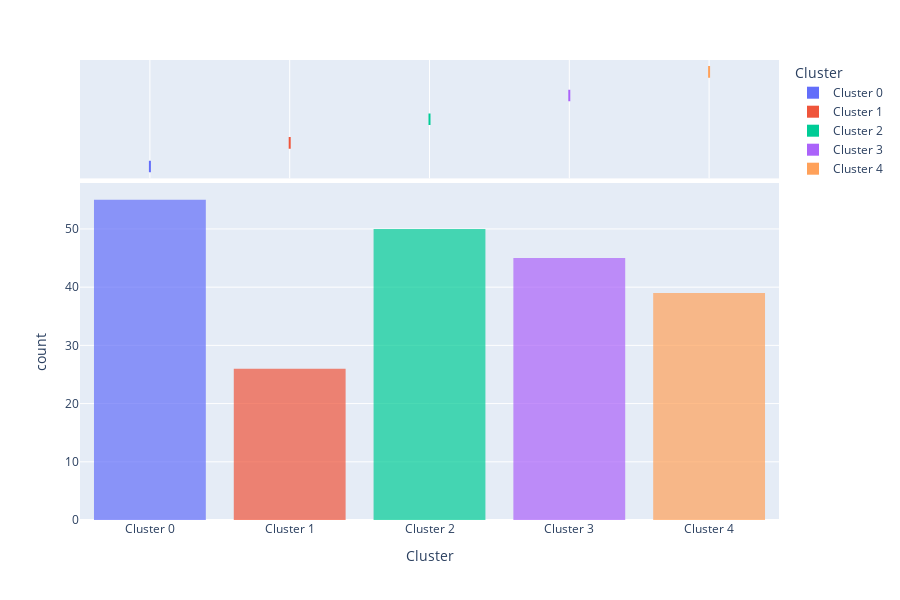

Notebook cell for this chart:
### Code cell
plot_model(model_kmeans, plot = 'distribution')

### Figure 1 — Plotly figure (JSON) as saved in the notebook; plotly's stock layout.template omitted (floating-point values rounded to 4 significant figures; data arrays with more than 128 entries replaced by an {"elided": "..."} marker saying what was removed)
{"data": [{"alignmentgroup": "True", "bingroup": "x", "hovertemplate": "Cluster=%{x}<br>count=%{y}<extra></extra>", "legendgroup": "Cluster 0", "marker": {"color": "#636efa", "opacity": 0.7, "pattern": {"shape": ""}}, "name": "Cluster 0", "offsetgroup": "Cluster 0", "orientation": "v", "showlegend": true, "type": "histogram", "x": ["Cluster 0", "Cluster 0", "Cluster 0", "Cluster 0", "Cluster 0", "Cluster 0", "Cluster 0", "Cluster 0", "Cluster 0", "Cluster 0", "Cluster 0", "Cluster 0", "Cluster 0", "Cluster 0", "Cluster 0", "Cluster 0", "Cluster 0", "Cluster 0", "Cluster 0", "Cluster 0", "Cluster 0", "Cluster 0", "Cluster 0", "Cluster 0", "Cluster 0", "Cluster 0", "Cluster 0", "Cluster 0", "Cluster 0", "Cluster 0", "Cluster 0", "Cluster 0", "Cluster 0", "Cluster 0", "Cluster 0", "Cluster 0", "Cluster 0", "Cluster 0", "Cluster 0", "Cluster 0", "Cluster 0", "Cluster 0", "Cluster 0", "Cluster 0", "Cluster 0", "Cluster 0", "Cluster 0", "Cluster 0", "Cluster 0", "Cluster 0", "Cluster 0", "Cluster 0", "Cluster 0", "Cluster 0", "Cluster 0"], "xaxis": "x", "yaxis": "y"}, {"alignmentgroup": "True", "customdata": {"elided": "55x3 int values"}, "hovertemplate": "Cluster=%{x}<br>Escala R=%{customdata[0]}<br>Escala F=%{customdata[1]}<br>Escala M=%{customdata[2]}<extra></extra>", "legendgroup": "Cluster 0", "marker": {"color": "#636efa"}, "name": "Cluster 0", "notched": true, "offsetgroup": "Cluster 0", "showlegend": false, "type": "box", "x": ["Cluster 0", "Cluster 0", "Cluster 0", "Cluster 0", "Cluster 0", "Cluster 0", "Cluster 0", "Cluster 0", "Cluster 0", "Cluster 0", "Cluster 0", "Cluster 0", "Cluster 0", "Cluster 0", "Cluster 0", "Cluster 0", "Cluster 0", "Cluster 0", "Cluster 0", "Cluster 0", "Cluster 0", "Cluster 0", "Cluster 0", "Cluster 0", "Cluster 0", "Cluster 0", "Cluster 0", "Cluster 0", "Cluster 0", "Cluster 0", "Cluster 0", "Cluster 0", "Cluster 0", "Cluster 0", "Cluster 0", "Cluster 0", "Cluster 0", "Cluster 0", "Cluster 0", "Cluster 0", "Cluster 0", "Cluster 0", "Cluster 0", "Cluster 0", "Cluster 0", "Cluster 0", "Cluster 0", "Cluster 0", "Cluster 0", "Cluster 0", "Cluster 0", "Cluster 0", "Cluster 0", "Cluster 0", "Cluster 0"], "xaxis": "x2", "yaxis": "y2"}, {"alignmentgroup": "True", "bingroup": "x", "hovertemplate": "Cluster=%{x}<br>count=%{y}<extra></extra>", "legendgroup": "Cluster 1", "marker": {"color": "#EF553B", "opacity": 0.7, "pattern": {"shape": ""}}, "name": "Cluster 1", "offsetgroup": "Cluster 1", "orientation": "v", "showlegend": true, "type": "histogram", "x": ["Cluster 1", "Cluster 1", "Cluster 1", "Cluster 1", "Cluster 1", "Cluster 1", "Cluster 1", "Cluster 1", "Cluster 1", "Cluster 1", "Cluster 1", "Cluster 1", "Cluster 1", "Cluster 1", "Cluster 1", "Cluster 1", "Cluster 1", "Cluster 1", "Cluster 1", "Cluster 1", "Cluster 1", "Cluster 1", "Cluster 1", "Cluster 1", "Cluster 1", "Cluster 1"], "xaxis": "x", "yaxis": "y"}, {"alignmentgroup": "True", "customdata": [[5, 1, 3], [5, 1, 3], [4, 1, 2], [5, 1, 3], [3, 1, 2], [5, 2, 2], [4, 1, 2], [5, 1, 3], [5, 1, 3], [4, 4, 1], [5, 3, 2], [3, 1, 1], [5, 1, 2], [4, 1, 3], [5, 1, 1], [5, 1, 3], [5, 1, 3], [5, 2, 3], [3, 1, 2], [3, 1, 2], [5, 1, 3], [5, 1, 3], [3, 1, 1], [2, 1, 1], [5, 1, 3], [5, 1, 2]], "hovertemplate": "Cluster=%{x}<br>Escala R=%{customdata[0]}<br>Escala F=%{customdata[1]}<br>Escala M=%{customdata[2]}<extra></extra>", "legendgroup": "Cluster 1", "marker": {"color": "#EF553B"}, "name": "Cluster 1", "notched": true, "offsetgroup": "Cluster 1", "showlegend": false, "type": "box", "x": ["Cluster 1", "Cluster 1", "Cluster 1", "Cluster 1", "Cluster 1", "Cluster 1", "Cluster 1", "Cluster 1", "Cluster 1", "Cluster 1", "Cluster 1", "Cluster 1", "Cluster 1", "Cluster 1", "Cluster 1", "Cluster 1", "Cluster 1", "Cluster 1", "Cluster 1", "Cluster 1", "Cluster 1", "Cluster 1", "Cluster 1", "Cluster 1", "Cluster 1", "Cluster 1"], "xaxis": "x2", "yaxis": "y2"}, {"alignmentgroup": "True", "bingroup": "x", "hovertemplate": "Cluster=%{x}<br>count=%{y}<extra></extra>", "legendgroup": "Cluster 2", "marker": {"color": "#00cc96", "opacity": 0.7, "pattern": {"shape": ""}}, "name": "Cluster 2", "offsetgroup": "Cluster 2", "orientation": "v", "showlegend": true, "type": "histogram", "x": ["Cluster 2", "Cluster 2", "Cluster 2", "Cluster 2", "Cluster 2", "Cluster 2", "Cluster 2", "Cluster 2", "Cluster 2", "Cluster 2", "Cluster 2", "Cluster 2", "Cluster 2", "Cluster 2", "Cluster 2", "Cluster 2", "Cluster 2", "Cluster 2", "Cluster 2", "Cluster 2", "Cluster 2", "Cluster 2", "Cluster 2", "Cluster 2", "Cluster 2", "Cluster 2", "Cluster 2", "Cluster 2", "Cluster 2", "Cluster 2", "Cluster 2", "Cluster 2", "Cluster 2", "Cluster 2", "Cluster 2", "Cluster 2", "Cluster 2", "Cluster 2", "Cluster 2", "Cluster 2", "Cluster 2", "Cluster 2", "Cluster 2", "Cluster 2", "Cluster 2", "Cluster 2", "Cluster 2", "Cluster 2", "Cluster 2", "Cluster 2"], "xaxis": "x", "yaxis": "y"}, {"alignmentgroup": "True", "customdata": {"elided": "50x3 int values"}, "hovertemplate": "Cluster=%{x}<br>Escala R=%{customdata[0]}<br>Escala F=%{customdata[1]}<br>Escala M=%{customdata[2]}<extra></extra>", "legendgroup": "Cluster 2", "marker": {"color": "#00cc96"}, "name": "Cluster 2", "notched": true, "offsetgroup": "Cluster 2", "showlegend": false, "type": "box", "x": ["Cluster 2", "Cluster 2", "Cluster 2", "Cluster 2", "Cluster 2", "Cluster 2", "Cluster 2", "Cluster 2", "Cluster 2", "Cluster 2", "Cluster 2", "Cluster 2", "Cluster 2", "Cluster 2", "Cluster 2", "Cluster 2", "Cluster 2", "Cluster 2", "Cluster 2", "Cluster 2", "Cluster 2", "Cluster 2", "Cluster 2", "Cluster 2", "Cluster 2", "Cluster 2", "Cluster 2", "Cluster 2", "Cluster 2", "Cluster 2", "Cluster 2", "Cluster 2", "Cluster 2", "Cluster 2", "Cluster 2", "Cluster 2", "Cluster 2", "Cluster 2", "Cluster 2", "Cluster 2", "Cluster 2", "Cluster 2", "Cluster 2", "Cluster 2", "Cluster 2", "Cluster 2", "Cluster 2", "Cluster 2", "Cluster 2", "Cluster 2"], "xaxis": "x2", "yaxis": "y2"}, {"alignmentgroup": "True", "bingroup": "x", "hovertemplate": "Cluster=%{x}<br>count=%{y}<extra></extra>", "legendgroup": "Cluster 3", "marker": {"color": "#ab63fa", "opacity": 0.7, "pattern": {"shape": ""}}, "name": "Cluster 3", "offsetgroup": "Cluster 3", "orientation": "v", "showlegend": true, "type": "histogram", "x": ["Cluster 3", "Cluster 3", "Cluster 3", "Cluster 3", "Cluster 3", "Cluster 3", "Cluster 3", "Cluster 3", "Cluster 3", "Cluster 3", "Cluster 3", "Cluster 3", "Cluster 3", "Cluster 3", "Cluster 3", "Cluster 3", "Cluster 3", "Cluster 3", "Cluster 3", "Cluster 3", "Cluster 3", "Cluster 3", "Cluster 3", "Cluster 3", "Cluster 3", "Cluster 3", "Cluster 3", "Cluster 3", "Cluster 3", "Cluster 3", "Cluster 3", "Cluster 3", "Cluster 3", "Cluster 3", "Cluster 3", "Cluster 3", "Cluster 3", "Cluster 3", "Cluster 3", "Cluster 3", "Cluster 3", "Cluster 3", "Cluster 3", "Cluster 3", "Cluster 3"], "xaxis": "x", "yaxis": "y"}, {"alignmentgroup": "True", "customdata": {"elided": "45x3 int values"}, "hovertemplate": "Cluster=%{x}<br>Escala R=%{customdata[0]}<br>Escala F=%{customdata[1]}<br>Escala M=%{customdata[2]}<extra></extra>", "legendgroup": "Cluster 3", "marker": {"color": "#ab63fa"}, "name": "Cluster 3", "notched": true, "offsetgroup": "Cluster 3", "showlegend": false, "type": "box", "x": ["Cluster 3", "Cluster 3", "Cluster 3", "Cluster 3", "Cluster 3", "Cluster 3", "Cluster 3", "Cluster 3", "Cluster 3", "Cluster 3", "Cluster 3", "Cluster 3", "Cluster 3", "Cluster 3", "Cluster 3", "Cluster 3", "Cluster 3", "Cluster 3", "Cluster 3", "Cluster 3", "Cluster 3", "Cluster 3", "Cluster 3", "Cluster 3", "Cluster 3", "Cluster 3", "Cluster 3", "Cluster 3", "Cluster 3", "Cluster 3", "Cluster 3", "Cluster 3", "Cluster 3", "Cluster 3", "Cluster 3", "Cluster 3", "Cluster 3", "Cluster 3", "Cluster 3", "Cluster 3", "Cluster 3", "Cluster 3", "Cluster 3", "Cluster 3", "Cluster 3"], "xaxis": "x2", "yaxis": "y2"}, {"alignmentgroup": "True", "bingroup": "x", "hovertemplate": "Cluster=%{x}<br>count=%{y}<extra></extra>", "legendgroup": "Cluster 4", "marker": {"color": "#FFA15A", "opacity": 0.7, "pattern": {"shape": ""}}, "name": "Cluster 4", "offsetgroup": "Cluster 4", "orientation": "v", "showlegend": true, "type": "histogram", "x": ["Cluster 4", "Cluster 4", "Cluster 4", "Cluster 4", "Cluster 4", "Cluster 4", "Cluster 4", "Cluster 4", "Cluster 4", "Cluster 4", "Cluster 4", "Cluster 4", "Cluster 4", "Cluster 4", "Cluster 4", "Cluster 4", "Cluster 4", "Cluster 4", "Cluster 4", "Cluster 4", "Cluster 4", "Cluster 4", "Cluster 4", "Cluster 4", "Cluster 4", "Cluster 4", "Cluster 4", "Cluster 4", "Cluster 4", "Cluster 4", "Cluster 4", "Cluster 4", "Cluster 4", "Cluster 4", "Cluster 4", "Cluster 4", "Cluster 4", "Cluster 4", "Cluster 4"], "xaxis": "x", "yaxis": "y"}, {"alignmentgroup": "True", "customdata": [[3, 1, 3], [3, 1, 3], [1, 1, 5], [2, 1, 3], [2, 1, 2], [2, 2, 5], [1, 1, 3], [1, 1, 5], [1, 1, 2], [3, 1, 4], [3, 1, 4], [2, 2, 5], [1, 1, 4], [3, 1, 4], [2, 1, 4], [3, 1, 3], [1, 1, 3], [1, 1, 2], [3, 1, 3], [3, 1, 3], [3, 2, 5], [1, 1, 5], [2, 1, 4], [1, 1, 2], [3, 1, 5], [2, 2, 5], [2, 1, 5], [3, 1, 3], [3, 1, 3], [1, 1, 4], [3, 2, 4], [2, 1, 4], [3, 1, 4], [3, 1, 4], [3, 1, 4], [2, 1, 2], [3, 1, 3], [3, 2, 4], [2, 1, 4]], "hovertemplate": "Cluster=%{x}<br>Escala R=%{customdata[0]}<br>Escala F=%{customdata[1]}<br>Escala M=%{customdata[2]}<extra></extra>", "legendgroup": "Cluster 4", "marker": {"color": "#FFA15A"}, "name": "Cluster 4", "notched": true, "offsetgroup": "Cluster 4", "showlegend": false, "type": "box", "x": ["Cluster 4", "Cluster 4", "Cluster 4", "Cluster 4", "Cluster 4", "Cluster 4", "Cluster 4", "Cluster 4", "Cluster 4", "Cluster 4", "Cluster 4", "Cluster 4", "Cluster 4", "Cluster 4", "Cluster 4", "Cluster 4", "Cluster 4", "Cluster 4", "Cluster 4", "Cluster 4", "Cluster 4", "Cluster 4", "Cluster 4", "Cluster 4", "Cluster 4", "Cluster 4", "Cluster 4", "Cluster 4", "Cluster 4", "Cluster 4", "Cluster 4", "Cluster 4", "Cluster 4", "Cluster 4", "Cluster 4", "Cluster 4", "Cluster 4", "Cluster 4", "Cluster 4"], "xaxis": "x2", "yaxis": "y2"}], "layout": {"barmode": "relative", "height": 600, "legend": {"title": {"text": "Cluster"}, "tracegroupgap": 0}, "margin": {"t": 60}, "xaxis": {"anchor": "y", "categoryarray": ["Cluster 0", "Cluster 1", "Cluster 2", "Cluster 3", "Cluster 4"], "categoryorder": "array", "domain": [0, 1], "title": {"text": "Cluster"}}, "xaxis2": {"anchor": "y2", "domain": [0, 1], "matches": "x", "showgrid": true, "showticklabels": false}, "yaxis": {"anchor": "x", "domain": [0, 0.7326], "title": {"text": "count"}}, "yaxis2": {"anchor": "x2", "domain": [0.7426, 1], "matches": "y2", "showgrid": false, "showline": false, "showticklabels": false, "ticks": ""}}}
